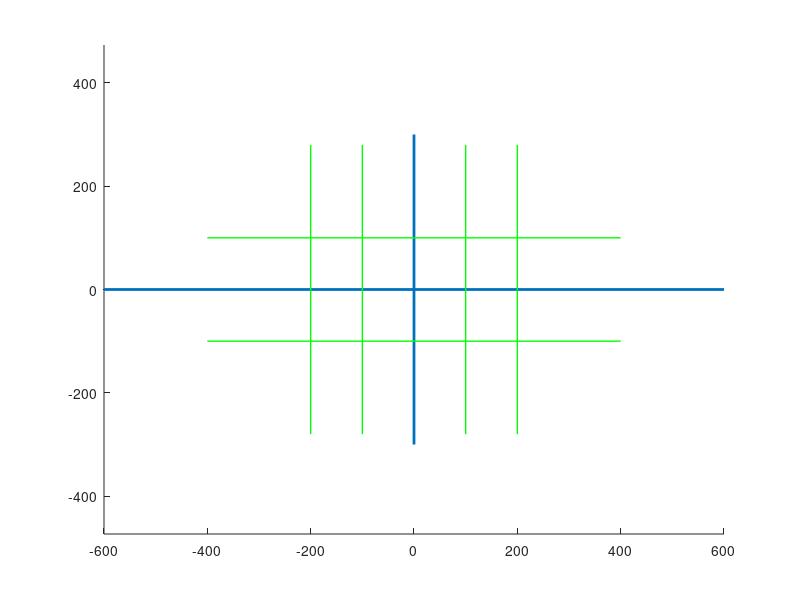

MATLAB code for this plot: (Note: this script raises an error after producing the figure.)
axis_x = [-60, 60; 0, 0]*10; %axis x in format [x1 [x2]; y1 [y2]]
axis_y = [0, 0; -30, 30]*10; %axis y in format [x1 [x2]; y1 [y2]]

%subsidiary lines
L1 = [-20 -20; 28 -28]*10;
L2 = [-10 -10; 28 -28]*10;
L3 = [10 10; 28 -28]*10;
L4 = [20 20; 28 -28]*10;
H1 = [-40 40; 10 10]*10;
H2 = [-40 40; -10 -10]*10;

%draw the environment
axis auto equal
hold on
line(axis_x(1, :), axis_x(2, :), 'LineWidth', 2);
line(axis_y(1, :), axis_y(2, :), 'LineWidth', 2);
line(L1(1, :), L1(2, :), 'LineWidth', 1, 'Color', 'g');
line(L2(1, :), L2(2, :), 'LineWidth', 1, 'Color', 'g');
line(L3(1, :), L3(2, :), 'LineWidth', 1, 'Color', 'g');
line(L4(1, :), L4(2, :), 'LineWidth', 1, 'Color', 'g');
line(H1(1, :), H1(2, :), 'LineWidth', 1, 'Color', 'g');
line(H2(1, :), H2(2, :), 'LineWidth', 1, 'Color', 'g');

%draw objs before lens

%CC
CC_Center = [1, 1.5]'*10;
CC = [2 1 0 0 1 2; 0 0 1 2 3 3]*10;
CC = getPoints(CC); 
CC = CC - repmat(CC_Center, 1, size(CC, 2)); %letter CC in format [x1 [x2]; y1 [y2]]

C_moveto = [-35, 12.5]'*10;
CC = CC + repmat(C_moveto, 1, size(CC, 2));
%%%%%%%%%%%%%%%%%%%%%%%%%
%line(CC(1, :), CC(2, :));
plot(CC(1, :), CC(2, :));


%C
C_center = [1, 1.5]'*10;
C = [2 1 0 0 1 2; 0 0 1 2 3 3]*10;
C = getPoints(C);
C = C - repmat(C_center, 1, size(C, 2)); %letter C in format [x1 [x2]; y1 [y2]]

C_moveto = [-25, 12.5]'*10;
C = C + repmat(C_moveto, 1, size(C, 2));
%%%%%%%%%%%%%%%%%%%%%%%
%line(C(1, :), C(2, :));
plot(C(1, :), C(2, :));

%D
D_center = [1, 1.5]'*10;
D = [1 2 2 1 0 0 1; 3 2.5 0.5 0 0 3 3]*10;
D = getPoints(D);
D = D - repmat(D_center, 1, size(D, 2)); %letter D in format [x1 [x2]; y1 [y2]]

D_moveto = [-15, 12.5]'*10;
D = D + repmat(D_moveto, 1, size(D, 2));
%%%%%%%%%%%%%%%%%%%%%%%
%line(D(1, :), D(2, :));
plot(D(1, :), D(2, :));







%%%%%DRWA THE CC AFTER LENS%%%%%%%%%%%%%%%%%%%%%%%%%%%%%%%%%%%%%%%%%%%%%%%%%
f = 100;
O = CC;
uOx = 0 - O(1, :);
uOy = O(2, :);

fO_ = ones(size(uOx))*f;
vOx = (uOx.*fO_)./(uOx-fO_);
vOy = -uOy.*(vOx-fO_)./fO_;
%%%%%%%%%%%%%%%%%%%%%%%%%
%line(vOx, vOy);
plot(vOx, vOy);
%%%%%%%%%%%%%%%%%%%%%%%%%%%%%%%%%%%%%%%%%%%%%%%%%%%%%%%%%%%%%%%%%%%%%%%%%%%
%%%%%DRWA THE C AFTER LENS%%%%%%%%%%%%%%%%%%%%%%%%%%%%%%%%%%%%%%%%%%%%%%%%%
f = 100;
O = C;
uOx = 0 - O(1, :);
uOy = O(2, :);

fO_ = ones(size(uOx))*f;
vOx = (uOx.*fO_)./(uOx-fO_);
vOy = -uOy.*(vOx-fO_)./fO_;
%%%%%%%%%%%%%%%%%%%%%%%%%
%line(vOx, vOy);
plot(vOx, vOy);
%%%%%%%%%%%%%%%%%%%%%%%%%%%%%%%%%%%%%%%%%%%%%%%%%%%%%%%%%%%%%%%%%%%%%%%%%%%
%%%%%DRWA THE D AFTER LENS%%%%%%%%%%%%%%%%%%%%%%%%%%%%%%%%%%%%%%%%%%%%%%%%%
f = 100;
O = D;
uOx = 0 - O(1, :);
uOy = O(2, :);

fO_ = ones(size(uOx))*f;
vOx = (uOx.*fO_)./(uOx-fO_);
vOy = -uOy.*(vOx-fO_)./fO_;
%%%%%%%%%%%%%%%%%%%%%%%%%
%line(vOx, vOy);
plot(vOx, vOy);
%%%%%%%%%%%%%%%%%%%%%%%%%%%%%%%%%%%%%%%%%%%%%%%%%%%%%%%%%%%%%%%%%%%%%%%%%%%



%Box1
B1_center = [1, 1.5]'*10;
B1 = [3 3 0 0 3; 3 0 0 3 3]*10;
B1 = getPoints(B1);

B1 = B1 - repmat(B1_center, 1, size(B1, 2)); 

B1_moveto = [-35, 22.5]'*10;
B1 = B1 + repmat(B1_moveto, 1, size(B1, 2));
%%%%%%%%%%%%%%%%%%%%%%%
plot(B1(1, :), B1(2, :));
%%%%%DRWA THE Box AFTER LENS%%%%%%%%%%%%%%%%%%%%%%%%%%%%%%%%%%%%%%%%%%%%%%%
f = 100;
O = B1;
uOx = 0 - O(1, :);
uOy = O(2, :);

fO_ = ones(size(uOx))*f;
vOx = (uOx.*fO_)./(uOx-fO_);
vOy = -uOy.*(vOx-fO_)./fO_;
%%%%%%%%%%%%%%%%%%%%%%%%%
plot(vOx, vOy);
%%%%%%%%%%%%%%%%%%%%%%%%%%%%%%%%%%%%%%%%%%%%%%%%%%%%%%%%%%%%%%%%%%%%%%%%%%%


%Box2
B2_center = [1, 1.5]'*10;
B2 = [3 3 0 0 3; 3 0 0 3 3]*10;
B2 = getPoints(B2);

B2 = B2 - repmat(B2_center, 1, size(B2, 2)); 

B2_moveto = [-25, 22.5]'*10;
B2 = B2 + repmat(B2_moveto, 1, size(B2, 2));
%%%%%%%%%%%%%%%%%%%%%%%
plot(B2(1, :), B2(2, :));
%%%%%DRWA THE Box AFTER LENS%%%%%%%%%%%%%%%%%%%%%%%%%%%%%%%%%%%%%%%%%%%%%%%
f = 100;
O = B2;
uOx = 0 - O(1, :);
uOy = O(2, :);

fO_ = ones(size(uOx))*f;
vOx = (uOx.*fO_)./(uOx-fO_);
vOy = -uOy.*(vOx-fO_)./fO_;
%%%%%%%%%%%%%%%%%%%%%%%%%
plot(vOx, vOy);
%%%%%%%%%%%%%%%%%%%%%%%%%%%%%%%%%%%%%%%%%%%%%%%%%%%%%%%%%%%%%%%%%%%%%%%%%%%



%Box3
B3_center = [1, 1.5]'*10;
B3 = [3 3 0 0 3; 3 0 0 3 3]*10;
B3 = getPoints(B3);

B3 = B3 - repmat(B3_center, 1, size(B3, 2)); 

B3_moveto = [-15, 22.5]'*10;
B3 = B3 + repmat(B3_moveto, 1, size(B3, 2));
%%%%%%%%%%%%%%%%%%%%%%%
plot(B3(1, :), B3(2, :));
%%%%%DRWA THE Box AFTER LENS%%%%%%%%%%%%%%%%%%%%%%%%%%%%%%%%%%%%%%%%%%%%%%%
f = 100;
O = B3;
uOx = 0 - O(1, :);
uOy = O(2, :);

fO_ = ones(size(uOx))*f;
vOx = (uOx.*fO_)./(uOx-fO_);
vOy = -uOy.*(vOx-fO_)./fO_;
%%%%%%%%%%%%%%%%%%%%%%%%%
plot(vOx, vOy);
%%%%%%%%%%%%%%%%%%%%%%%%%%%%%%%%%%%%%%%%%%%%%%%%%%%%%%%%%%%%%%%%%%%%%%%%%%%
